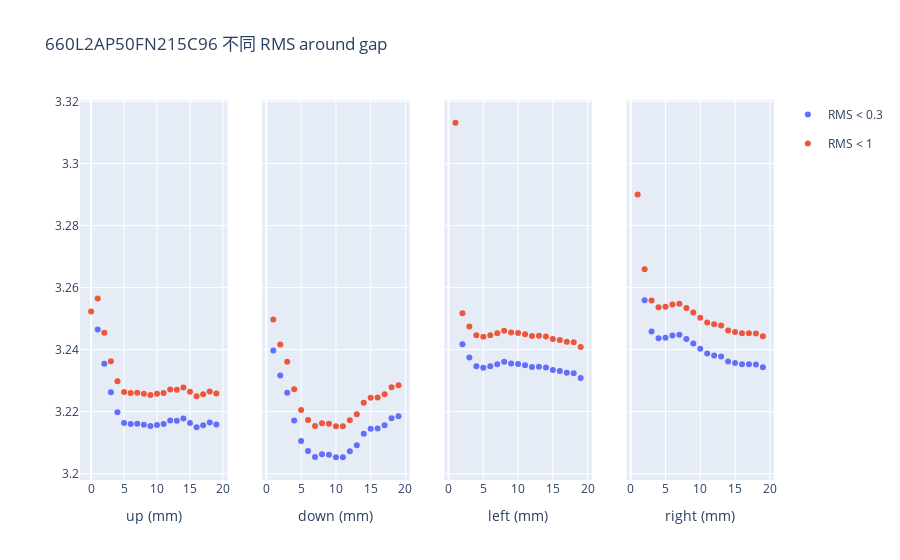

The notebook cell saved with this chart:
### Code cell
fig = make_subplots(rows=1, cols=4, shared_yaxes=True)
for index, loc in enumerate(['up', 'down', 'left', 'right']):
    tmp_df = pl.concat([
        around_gap.filter(
            pl.col("RMS(%)") < 0.3,
            pl.col('Location')==loc,
            pl.col("Panel ID") == "660L2AP50FN215C96",
        ).select(
            "Dist to Edge(mm)",
            "Cell Gap(um)",
            pl.col('Cell Gap(um)').abs().alias('d2'),
        ).with_columns(
            pl.lit("RMS < 0.3").alias('RMS cut-off')
        ),
        around_gap.filter(
            pl.col("RMS(%)") < 1,
            pl.col('Location')==loc,
            pl.col("Panel ID") == "660L2AP50FN215C96",
        ).select(
            "Dist to Edge(mm)",
            "Cell Gap(um)",
            (pl.col('Cell Gap(um)').abs() + 0.01).alias('d2'),
        ).with_columns(
            pl.lit("RMS < 1").alias('RMS cut-off')
        )
    ])
    sub_fig = px.scatter(
        tmp_df,
        x='Dist to Edge(mm)',
        y='d2',
        color='RMS cut-off',
    )

    for trace in sub_fig.data:
        if index != 0:
            trace['showlegend'] = False
        fig.add_trace(trace, row=1, col=index+1)
        fig.update_xaxes(title_text=f"{loc} (mm)", row=1, col=index+1)


fig.update_layout(title="660L2AP50FN215C96 不同 RMS around gap")
fig.show()

### Figure 1 — Plotly figure (JSON) as saved in the notebook; plotly's stock layout.template omitted (floating-point values rounded to 4 significant figures)
{"data": [{"hovertemplate": "RMS cut-off=RMS < 0.3<br>Dist to Edge(mm)=%{x}<br>d2=%{y}<extra></extra>", "legendgroup": "RMS < 0.3", "marker": {"color": "#636efa", "symbol": "circle"}, "mode": "markers", "name": "RMS < 0.3", "orientation": "v", "showlegend": true, "type": "scatter", "x": [1, 2, 3, 4, 5, 6, 7, 8, 9, 10, 11, 12, 13, 14, 15, 16, 17, 18, 19], "xaxis": "x", "y": [3.246, 3.235, 3.226, 3.22, 3.216, 3.216, 3.216, 3.216, 3.215, 3.216, 3.216, 3.217, 3.217, 3.218, 3.216, 3.215, 3.216, 3.217, 3.216], "yaxis": "y"}, {"hovertemplate": "RMS cut-off=RMS < 1<br>Dist to Edge(mm)=%{x}<br>d2=%{y}<extra></extra>", "legendgroup": "RMS < 1", "marker": {"color": "#EF553B", "symbol": "circle"}, "mode": "markers", "name": "RMS < 1", "orientation": "v", "showlegend": true, "type": "scatter", "x": [0, 1, 2, 3, 4, 5, 6, 7, 8, 9, 10, 11, 12, 13, 14, 15, 16, 17, 18, 19], "xaxis": "x", "y": [3.252, 3.256, 3.245, 3.236, 3.23, 3.226, 3.226, 3.226, 3.226, 3.225, 3.226, 3.226, 3.227, 3.227, 3.228, 3.226, 3.225, 3.226, 3.227, 3.226], "yaxis": "y"}, {"hovertemplate": "RMS cut-off=RMS < 0.3<br>Dist to Edge(mm)=%{x}<br>d2=%{y}<extra></extra>", "legendgroup": "RMS < 0.3", "marker": {"color": "#636efa", "symbol": "circle"}, "mode": "markers", "name": "RMS < 0.3", "orientation": "v", "showlegend": false, "type": "scatter", "x": [1, 2, 3, 4, 5, 6, 7, 8, 9, 10, 11, 12, 13, 14, 15, 16, 17, 18, 19], "xaxis": "x2", "y": [3.24, 3.232, 3.226, 3.217, 3.211, 3.207, 3.205, 3.206, 3.206, 3.205, 3.205, 3.207, 3.209, 3.213, 3.214, 3.215, 3.216, 3.218, 3.219], "yaxis": "y2"}, {"hovertemplate": "RMS cut-off=RMS < 1<br>Dist to Edge(mm)=%{x}<br>d2=%{y}<extra></extra>", "legendgroup": "RMS < 1", "marker": {"color": "#EF553B", "symbol": "circle"}, "mode": "markers", "name": "RMS < 1", "orientation": "v", "showlegend": false, "type": "scatter", "x": [1, 2, 3, 4, 5, 6, 7, 8, 9, 10, 11, 12, 13, 14, 15, 16, 17, 18, 19], "xaxis": "x2", "y": [3.25, 3.242, 3.236, 3.227, 3.221, 3.217, 3.215, 3.216, 3.216, 3.215, 3.215, 3.217, 3.219, 3.223, 3.224, 3.225, 3.226, 3.228, 3.229], "yaxis": "y2"}, {"hovertemplate": "RMS cut-off=RMS < 0.3<br>Dist to Edge(mm)=%{x}<br>d2=%{y}<extra></extra>", "legendgroup": "RMS < 0.3", "marker": {"color": "#636efa", "symbol": "circle"}, "mode": "markers", "name": "RMS < 0.3", "orientation": "v", "showlegend": false, "type": "scatter", "x": [2, 3, 4, 5, 6, 7, 8, 9, 10, 11, 12, 13, 14, 15, 16, 17, 18, 19], "xaxis": "x3", "y": [3.242, 3.237, 3.235, 3.234, 3.235, 3.235, 3.236, 3.236, 3.235, 3.235, 3.234, 3.235, 3.234, 3.233, 3.233, 3.233, 3.232, 3.231], "yaxis": "y3"}, {"hovertemplate": "RMS cut-off=RMS < 1<br>Dist to Edge(mm)=%{x}<br>d2=%{y}<extra></extra>", "legendgroup": "RMS < 1", "marker": {"color": "#EF553B", "symbol": "circle"}, "mode": "markers", "name": "RMS < 1", "orientation": "v", "showlegend": false, "type": "scatter", "x": [1, 2, 3, 4, 5, 6, 7, 8, 9, 10, 11, 12, 13, 14, 15, 16, 17, 18, 19], "xaxis": "x3", "y": [3.313, 3.252, 3.247, 3.245, 3.244, 3.245, 3.245, 3.246, 3.246, 3.245, 3.245, 3.244, 3.245, 3.244, 3.243, 3.243, 3.243, 3.242, 3.241], "yaxis": "y3"}, {"hovertemplate": "RMS cut-off=RMS < 0.3<br>Dist to Edge(mm)=%{x}<br>d2=%{y}<extra></extra>", "legendgroup": "RMS < 0.3", "marker": {"color": "#636efa", "symbol": "circle"}, "mode": "markers", "name": "RMS < 0.3", "orientation": "v", "showlegend": false, "type": "scatter", "x": [2, 3, 4, 5, 6, 7, 8, 9, 10, 11, 12, 13, 14, 15, 16, 17, 18, 19], "xaxis": "x4", "y": [3.256, 3.246, 3.244, 3.244, 3.245, 3.245, 3.243, 3.242, 3.24, 3.239, 3.238, 3.238, 3.236, 3.236, 3.235, 3.235, 3.235, 3.234], "yaxis": "y4"}, {"hovertemplate": "RMS cut-off=RMS < 1<br>Dist to Edge(mm)=%{x}<br>d2=%{y}<extra></extra>", "legendgroup": "RMS < 1", "marker": {"color": "#EF553B", "symbol": "circle"}, "mode": "markers", "name": "RMS < 1", "orientation": "v", "showlegend": false, "type": "scatter", "x": [1, 2, 3, 4, 5, 6, 7, 8, 9, 10, 11, 12, 13, 14, 15, 16, 17, 18, 19], "xaxis": "x4", "y": [3.29, 3.266, 3.256, 3.254, 3.254, 3.255, 3.255, 3.253, 3.252, 3.25, 3.249, 3.248, 3.248, 3.246, 3.246, 3.245, 3.245, 3.245, 3.244], "yaxis": "y4"}], "layout": {"title": {"text": "660L2AP50FN215C96 不同 RMS around gap"}, "xaxis": {"anchor": "y", "domain": [0, 0.2125], "title": {"text": "up (mm)"}}, "xaxis2": {"anchor": "y2", "domain": [0.2625, 0.475], "title": {"text": "down (mm)"}}, "xaxis3": {"anchor": "y3", "domain": [0.525, 0.7375], "title": {"text": "left (mm)"}}, "xaxis4": {"anchor": "y4", "domain": [0.7875, 1], "title": {"text": "right (mm)"}}, "yaxis": {"anchor": "x", "domain": [0, 1]}, "yaxis2": {"anchor": "x2", "domain": [0, 1], "matches": "y", "showticklabels": false}, "yaxis3": {"anchor": "x3", "domain": [0, 1], "matches": "y", "showticklabels": false}, "yaxis4": {"anchor": "x4", "domain": [0, 1], "matches": "y", "showticklabels": false}}}
